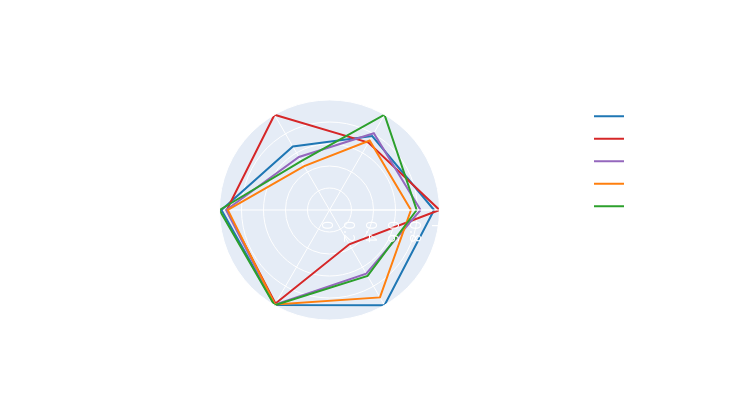

This figure's notebook cell:
### Markdown cell above
* Spider features sin normalizar

### Code cell
colorsBarrios = {
        "Brooklyn": "#1f77b4",
        "Bronx": "#ff7f0e",
        "Staten Island":"#2ca02c",
        "Queens":"#9467bd",
        "Manhattan":"#d62728"
    }

lista = ["occupancy_rate",
    "beds",
    "price",
    "baths",
    "review_scores_rating",
    "profitability"]

maximo = {}
for y in lista:
    maximo[y]=(max(listings_total_data.groupby("neighbourhood_group_cleansed").agg('mean')[y]))

fig = go.Figure()
lista.append(lista[0])


for x in listings_total_data["neighbourhood_group_cleansed"].unique():
    data = []
    for y in lista:
        data.append((listings_total_data[listings_total_data["neighbourhood_group_cleansed"]==x].groupby("neighbourhood_group_cleansed").agg('mean')[y][0])/maximo[y])
        #print((df[df["neighbourhood_group_cleansed"]==x].groupby("neighbourhood_group_cleansed").agg('mean')[y][0]))
    #data.append(data[0])

    
    fig.add_trace(go.Scatterpolar(
                r=data,
                theta=lista,
                mode='lines',
                line_color=colorsBarrios[x],
                name=x,
                )
    )


fig.update_layout(
polar=dict(
    radialaxis=dict(
    visible=True
    ),
    
),
showlegend=True,
)

fig.update_layout(title=dict(text="<b>Valores medios por cada geografía</b><br><i>No se filtra por Barrio para poder verlos todos</i>", x=0.50,y=0.97, font=dict(size=17)),paper_bgcolor='rgba(0,0,0,0)', plot_bgcolor='rgba(0,0,0,0)', font = dict(color = 'white', size=15), height=400,width=734)

fig.show()

### Figure 1 — Plotly figure (JSON) as saved in the notebook; plotly's stock layout.template omitted (floating-point values rounded to 4 significant figures)
{"data": [{"line": {"color": "#1f77b4"}, "mode": "lines", "name": "Brooklyn", "r": [0.9508, 0.7767, 0.6664, 0.9821, 0.9962, 1, 0.9508], "theta": ["occupancy_rate", "beds", "price", "baths", "review_scores_rating", "profitability", "occupancy_rate"], "type": "scatterpolar"}, {"line": {"color": "#d62728"}, "mode": "lines", "name": "Manhattan", "r": [1, 0.7074, 1, 0.9345, 0.9824, 0.3597, 1], "theta": ["occupancy_rate", "beds", "price", "baths", "review_scores_rating", "profitability", "occupancy_rate"], "type": "scatterpolar"}, {"line": {"color": "#9467bd"}, "mode": "lines", "name": "Queens", "r": [0.828, 0.8059, 0.5562, 0.9392, 0.9945, 0.6679, 0.828], "theta": ["occupancy_rate", "beds", "price", "baths", "review_scores_rating", "profitability", "occupancy_rate"], "type": "scatterpolar"}, {"line": {"color": "#ff7f0e"}, "mode": "lines", "name": "Bronx", "r": [0.7406, 0.7301, 0.4601, 0.9245, 0.9921, 0.9176, 0.7406], "theta": ["occupancy_rate", "beds", "price", "baths", "review_scores_rating", "profitability", "occupancy_rate"], "type": "scatterpolar"}, {"line": {"color": "#2ca02c"}, "mode": "lines", "name": "Staten Island", "r": [0.7925, 1, 0.514, 1, 1, 0.6921, 0.7925], "theta": ["occupancy_rate", "beds", "price", "baths", "review_scores_rating", "profitability", "occupancy_rate"], "type": "scatterpolar"}], "layout": {"font": {"color": "white", "size": 15}, "height": 400, "paper_bgcolor": "rgba(0,0,0,0)", "plot_bgcolor": "rgba(0,0,0,0)", "polar": {"radialaxis": {"visible": true}}, "showlegend": true, "title": {"font": {"size": 17}, "text": "<b>Valores medios por cada geografía</b><br><i>No se filtra por Barrio para poder verlos todos</i>", "x": 0.5, "y": 0.97}, "width": 734}}
